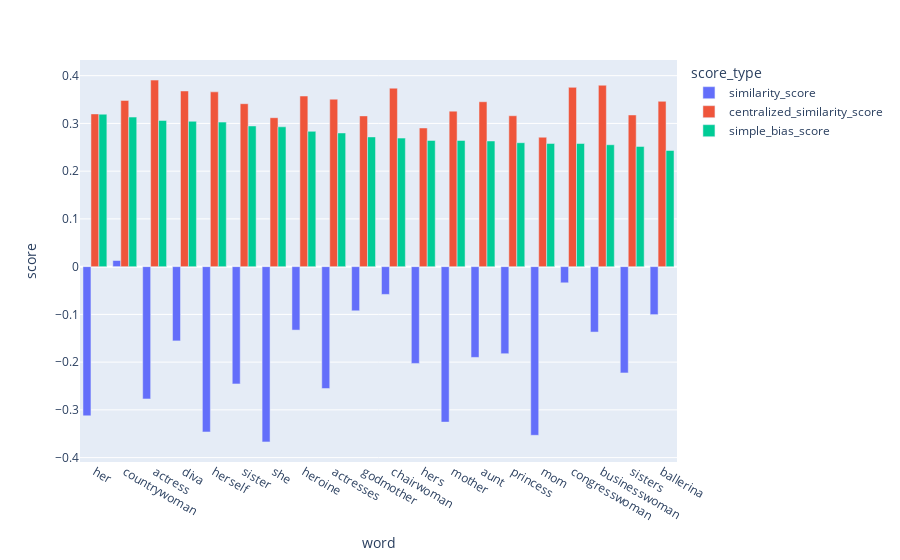
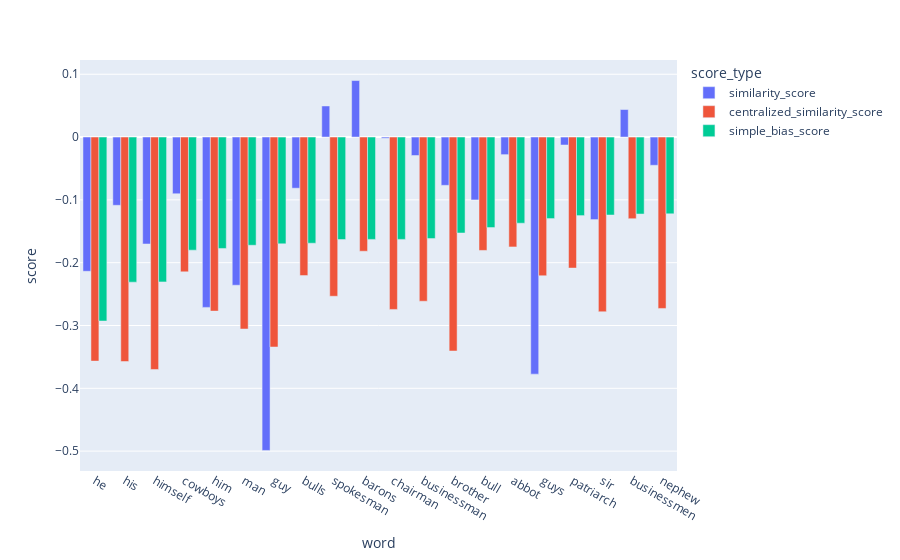

The cell these charts' notebook holds for them, in order:
### Code cell
#plot a bar plot of the top 20 most biased words with all the scores of the three methods
import plotly_express as px

def plot_top_biased_words(df, n_words=20):
    df_top=df.head(n_words)
    #remove the simple_bias_score column
    #df_top=df_top.drop(columns=['simple_bias_score'])
    df_top=df_top.reset_index()
    df_top=df_top.rename(columns={'index': 'word'})
    df_top=df_top.melt(id_vars=['word'], var_name='score_type', value_name='score')
    fig = px.bar(df_top, x="word", y="score", color="score_type", barmode="group")
    fig.show()


plot_top_biased_words(df_female, n_words=20)
plot_top_biased_words(df_male, n_words=20)

### Figure 1 — Plotly figure (JSON) as saved in the notebook; plotly's stock layout.template omitted (floating-point values rounded to 4 significant figures)
{"data": [{"alignmentgroup": "True", "hovertemplate": "score_type=similarity_score<br>word=%{x}<br>score=%{y}<extra></extra>", "legendgroup": "similarity_score", "marker": {"color": "#636efa", "pattern": {"shape": ""}}, "name": "similarity_score", "offsetgroup": "similarity_score", "orientation": "v", "showlegend": true, "textposition": "auto", "type": "bar", "x": ["her", "countrywoman", "actress", "diva", "herself", "sister", "she", "heroine", "actresses", "godmother", "chairwoman", "hers", "mother", "aunt", "princess", "mom", "congresswoman", "businesswoman", "sisters", "ballerina"], "xaxis": "x", "y": [-0.3125, 0.01286, -0.2771, -0.1556, -0.3463, -0.2456, -0.3671, -0.1329, -0.2553, -0.09247, -0.05819, -0.2027, -0.3257, -0.1901, -0.1823, -0.3532, -0.03384, -0.137, -0.2226, -0.1005], "yaxis": "y"}, {"alignmentgroup": "True", "hovertemplate": "score_type=centralized_similarity_score<br>word=%{x}<br>score=%{y}<extra></extra>", "legendgroup": "centralized_similarity_score", "marker": {"color": "#EF553B", "pattern": {"shape": ""}}, "name": "centralized_similarity_score", "offsetgroup": "centralized_similarity_score", "orientation": "v", "showlegend": true, "textposition": "auto", "type": "bar", "x": ["her", "countrywoman", "actress", "diva", "herself", "sister", "she", "heroine", "actresses", "godmother", "chairwoman", "hers", "mother", "aunt", "princess", "mom", "congresswoman", "businesswoman", "sisters", "ballerina"], "xaxis": "x", "y": [0.3199, 0.3481, 0.3907, 0.3679, 0.3661, 0.3413, 0.312, 0.3574, 0.3508, 0.3158, 0.3738, 0.2904, 0.3257, 0.3454, 0.3161, 0.2711, 0.3755, 0.38, 0.3177, 0.3462], "yaxis": "y"}, {"alignmentgroup": "True", "hovertemplate": "score_type=simple_bias_score<br>word=%{x}<br>score=%{y}<extra></extra>", "legendgroup": "simple_bias_score", "marker": {"color": "#00cc96", "pattern": {"shape": ""}}, "name": "simple_bias_score", "offsetgroup": "simple_bias_score", "orientation": "v", "showlegend": true, "textposition": "auto", "type": "bar", "x": ["her", "countrywoman", "actress", "diva", "herself", "sister", "she", "heroine", "actresses", "godmother", "chairwoman", "hers", "mother", "aunt", "princess", "mom", "congresswoman", "businesswoman", "sisters", "ballerina"], "xaxis": "x", "y": [0.3193, 0.3132, 0.3062, 0.3044, 0.3027, 0.2946, 0.2929, 0.2834, 0.28, 0.2717, 0.2692, 0.2643, 0.2643, 0.2632, 0.2596, 0.258, 0.2579, 0.2554, 0.2518, 0.2433], "yaxis": "y"}], "layout": {"barmode": "group", "legend": {"title": {"text": "score_type"}, "tracegroupgap": 0}, "margin": {"t": 60}, "xaxis": {"anchor": "y", "domain": [0, 1], "title": {"text": "word"}}, "yaxis": {"anchor": "x", "domain": [0, 1], "title": {"text": "score"}}}}

### Figure 2 — Plotly figure (JSON) as saved in the notebook; plotly's stock layout.template omitted (floating-point values rounded to 4 significant figures)
{"data": [{"alignmentgroup": "True", "hovertemplate": "score_type=similarity_score<br>word=%{x}<br>score=%{y}<extra></extra>", "legendgroup": "similarity_score", "marker": {"color": "#636efa", "pattern": {"shape": ""}}, "name": "similarity_score", "offsetgroup": "similarity_score", "orientation": "v", "showlegend": true, "textposition": "auto", "type": "bar", "x": ["he", "his", "himself", "cowboys", "him", "man", "guy", "bulls", "spokesman", "barons", "chairman", "businessman", "brother", "bull", "abbot", "guys", "patriarch", "sir", "businessmen", "nephew"], "xaxis": "x", "y": [-0.2137, -0.1086, -0.1702, -0.09025, -0.2712, -0.2359, -0.4989, -0.08141, 0.04948, 0.08997, -0.001864, -0.02938, -0.07686, -0.1001, -0.02798, -0.3774, -0.01264, -0.1314, 0.04382, -0.04493], "yaxis": "y"}, {"alignmentgroup": "True", "hovertemplate": "score_type=centralized_similarity_score<br>word=%{x}<br>score=%{y}<extra></extra>", "legendgroup": "centralized_similarity_score", "marker": {"color": "#EF553B", "pattern": {"shape": ""}}, "name": "centralized_similarity_score", "offsetgroup": "centralized_similarity_score", "orientation": "v", "showlegend": true, "textposition": "auto", "type": "bar", "x": ["he", "his", "himself", "cowboys", "him", "man", "guy", "bulls", "spokesman", "barons", "chairman", "businessman", "brother", "bull", "abbot", "guys", "patriarch", "sir", "businessmen", "nephew"], "xaxis": "x", "y": [-0.3567, -0.3573, -0.37, -0.2146, -0.2771, -0.3056, -0.3342, -0.2206, -0.2534, -0.1817, -0.2744, -0.2614, -0.3406, -0.1805, -0.1749, -0.2208, -0.2086, -0.2781, -0.13, -0.2728], "yaxis": "y"}, {"alignmentgroup": "True", "hovertemplate": "score_type=simple_bias_score<br>word=%{x}<br>score=%{y}<extra></extra>", "legendgroup": "simple_bias_score", "marker": {"color": "#00cc96", "pattern": {"shape": ""}}, "name": "simple_bias_score", "offsetgroup": "simple_bias_score", "orientation": "v", "showlegend": true, "textposition": "auto", "type": "bar", "x": ["he", "his", "himself", "cowboys", "him", "man", "guy", "bulls", "spokesman", "barons", "chairman", "businessman", "brother", "bull", "abbot", "guys", "patriarch", "sir", "businessmen", "nephew"], "xaxis": "x", "y": [-0.2929, -0.231, -0.2306, -0.18, -0.1774, -0.1723, -0.1699, -0.169, -0.1632, -0.1629, -0.1629, -0.1617, -0.1527, -0.1442, -0.1371, -0.1298, -0.125, -0.1241, -0.1226, -0.1222], "yaxis": "y"}], "layout": {"barmode": "group", "legend": {"title": {"text": "score_type"}, "tracegroupgap": 0}, "margin": {"t": 60}, "xaxis": {"anchor": "y", "domain": [0, 1], "title": {"text": "word"}}, "yaxis": {"anchor": "x", "domain": [0, 1], "title": {"text": "score"}}}}
